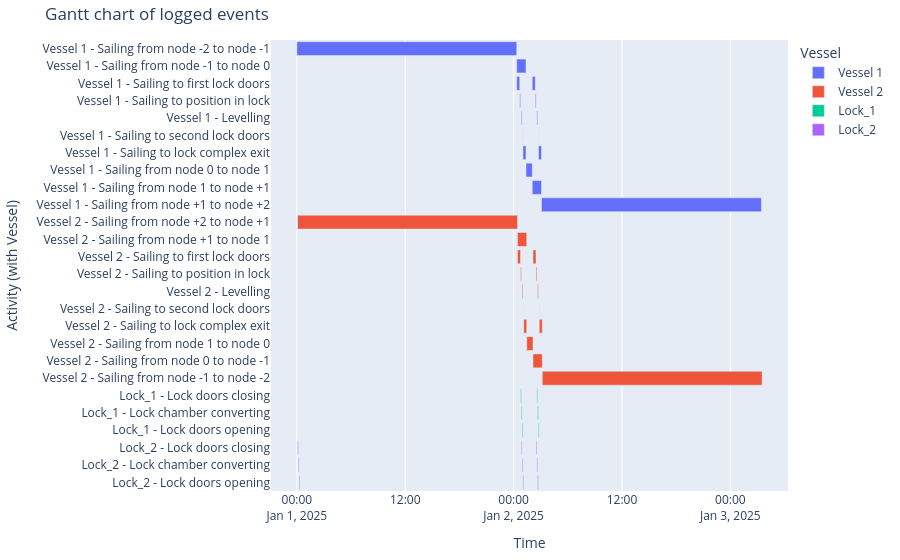

The notebook cell saved with this chart:
### Markdown cell above
#### Gantt chart of event table

### Code cell
df_eventtable = opentnsim.core.logutils.logbook2eventtable([*env.vessels, lock_1.lock_chamber, lock_2.lock_chamber])
fig = generate_vessel_gantt_chart(df_eventtable)

### Figure 1 — Plotly figure (JSON) as saved in the notebook; plotly's stock layout.template omitted (floating-point values rounded to 4 significant figures)
{"data": [{"base": ["2025-01-01T00:00:00.000000000", "2025-01-02T00:20:50.000000000", "2025-01-02T00:20:50.000000000", "2025-01-02T00:40:50.000000000", "2025-01-02T00:51:30.172786000", "2025-01-02T01:01:30.172786000", "2025-01-02T01:02:18.768899000", "2025-01-02T01:22:18.768899000", "2025-01-02T02:03:58.768899000", "2025-01-02T02:03:58.768899000", "2025-01-02T02:23:58.768899000", "2025-01-02T02:34:39.000000000", "2025-01-02T02:44:39.000000000", "2025-01-02T02:45:27.596112000", "2025-01-02T03:05:27.596112000"], "hovertemplate": "object name=Vessel 1<br>start time=%{base}<br>stop time=%{x}<br>activity label=%{y}<extra></extra>", "legendgroup": "Vessel 1", "marker": {"color": "#636efa", "pattern": {"shape": ""}}, "name": "Vessel 1", "orientation": "h", "showlegend": true, "textposition": "auto", "type": "bar", "x": [87650000, 3688768, 1200000, 340172, 300000, 48596, 1200000, 2500000, 3688827, 1200000, 340172, 300000, 48596, 1200000, 87650000], "xaxis": "x", "y": ["Vessel 1 - Sailing from node -2 to node -1", "Vessel 1 - Sailing from node -1 to node 0", "Vessel 1 - Sailing to first lock doors", "Vessel 1 - Sailing to position in lock", "Vessel 1 - Levelling", "Vessel 1 - Sailing to second lock doors", "Vessel 1 - Sailing to lock complex exit", "Vessel 1 - Sailing from node 0 to node 1", "Vessel 1 - Sailing from node 1 to node +1", "Vessel 1 - Sailing to first lock doors", "Vessel 1 - Sailing to position in lock", "Vessel 1 - Levelling", "Vessel 1 - Sailing to second lock doors", "Vessel 1 - Sailing to lock complex exit", "Vessel 1 - Sailing from node +1 to node +2"], "yaxis": "y"}, {"base": ["2025-01-01T00:05:00.000000000", "2025-01-02T00:25:50.000000000", "2025-01-02T00:25:50.000000000", "2025-01-02T00:45:50.000000000", "2025-01-02T00:56:30.172786000", "2025-01-02T01:06:30.172786000", "2025-01-02T01:07:18.768899000", "2025-01-02T01:27:18.768899000", "2025-01-02T02:08:58.768899000", "2025-01-02T02:08:58.768899000", "2025-01-02T02:28:58.768899000", "2025-01-02T02:39:39.000000000", "2025-01-02T02:49:39.000000000", "2025-01-02T02:50:27.596112000", "2025-01-02T03:10:27.596112000"], "hovertemplate": "object name=Vessel 2<br>start time=%{base}<br>stop time=%{x}<br>activity label=%{y}<extra></extra>", "legendgroup": "Vessel 2", "marker": {"color": "#EF553B", "pattern": {"shape": ""}}, "name": "Vessel 2", "orientation": "h", "showlegend": true, "textposition": "auto", "type": "bar", "x": [87650000, 3688768, 1200000, 340172, 300000, 48596, 1200000, 2500000, 3688827, 1200000, 340172, 300000, 48596, 1200000, 87650000], "xaxis": "x", "y": ["Vessel 2 - Sailing from node +2 to node +1", "Vessel 2 - Sailing from node +1 to node 1", "Vessel 2 - Sailing to first lock doors", "Vessel 2 - Sailing to position in lock", "Vessel 2 - Levelling", "Vessel 2 - Sailing to second lock doors", "Vessel 2 - Sailing to lock complex exit", "Vessel 2 - Sailing from node 1 to node 0", "Vessel 2 - Sailing from node 0 to node -1", "Vessel 2 - Sailing to first lock doors", "Vessel 2 - Sailing to position in lock", "Vessel 2 - Levelling", "Vessel 2 - Sailing to second lock doors", "Vessel 2 - Sailing to lock complex exit", "Vessel 2 - Sailing from node -1 to node -2"], "yaxis": "y"}, {"base": ["2025-01-02T00:46:30.172786000", "2025-01-02T00:51:30.172786000", "2025-01-02T00:56:30.172786000", "2025-01-02T02:34:39.000000000", "2025-01-02T02:39:39.000000000", "2025-01-02T02:44:39.000000000"], "hovertemplate": "object name=Lock_1<br>start time=%{base}<br>stop time=%{x}<br>activity label=%{y}<extra></extra>", "legendgroup": "Lock_1", "marker": {"color": "#00cc96", "pattern": {"shape": ""}}, "name": "Lock_1", "orientation": "h", "showlegend": true, "textposition": "auto", "type": "bar", "x": [300000, 300000, 300000, 300000, 300000, 300000], "xaxis": "x", "y": ["Lock_1 - Lock doors closing", "Lock_1 - Lock chamber converting", "Lock_1 - Lock doors opening", "Lock_1 - Lock doors closing", "Lock_1 - Lock chamber converting", "Lock_1 - Lock doors opening"], "yaxis": "y"}, {"base": ["2025-01-01T00:05:00.000000000", "2025-01-01T00:10:00.000000000", "2025-01-01T00:15:00.000000000", "2025-01-02T00:51:30.172786000", "2025-01-02T00:56:30.172786000", "2025-01-02T01:01:30.172786000", "2025-01-02T02:29:39.000000000", "2025-01-02T02:34:39.000000000", "2025-01-02T02:39:39.000000000"], "hovertemplate": "object name=Lock_2<br>start time=%{base}<br>stop time=%{x}<br>activity label=%{y}<extra></extra>", "legendgroup": "Lock_2", "marker": {"color": "#ab63fa", "pattern": {"shape": ""}}, "name": "Lock_2", "orientation": "h", "showlegend": true, "textposition": "auto", "type": "bar", "x": [300000, 300000, 300000, 300000, 300000, 300000, 300000, 300000, 300000], "xaxis": "x", "y": ["Lock_2 - Lock doors closing", "Lock_2 - Lock chamber converting", "Lock_2 - Lock doors opening", "Lock_2 - Lock doors closing", "Lock_2 - Lock chamber converting", "Lock_2 - Lock doors opening", "Lock_2 - Lock doors closing", "Lock_2 - Lock chamber converting", "Lock_2 - Lock doors opening"], "yaxis": "y"}], "layout": {"barmode": "overlay", "legend": {"title": {"text": "Vessel"}, "tracegroupgap": 0}, "margin": {"b": 20, "l": 20, "r": 20, "t": 40}, "title": {"text": "Gantt chart of logged events"}, "xaxis": {"anchor": "y", "domain": [0, 1], "title": {"text": "Time"}, "type": "date"}, "yaxis": {"anchor": "x", "autorange": "reversed", "domain": [0, 1], "title": {"text": "Activity (with Vessel)"}}}}
